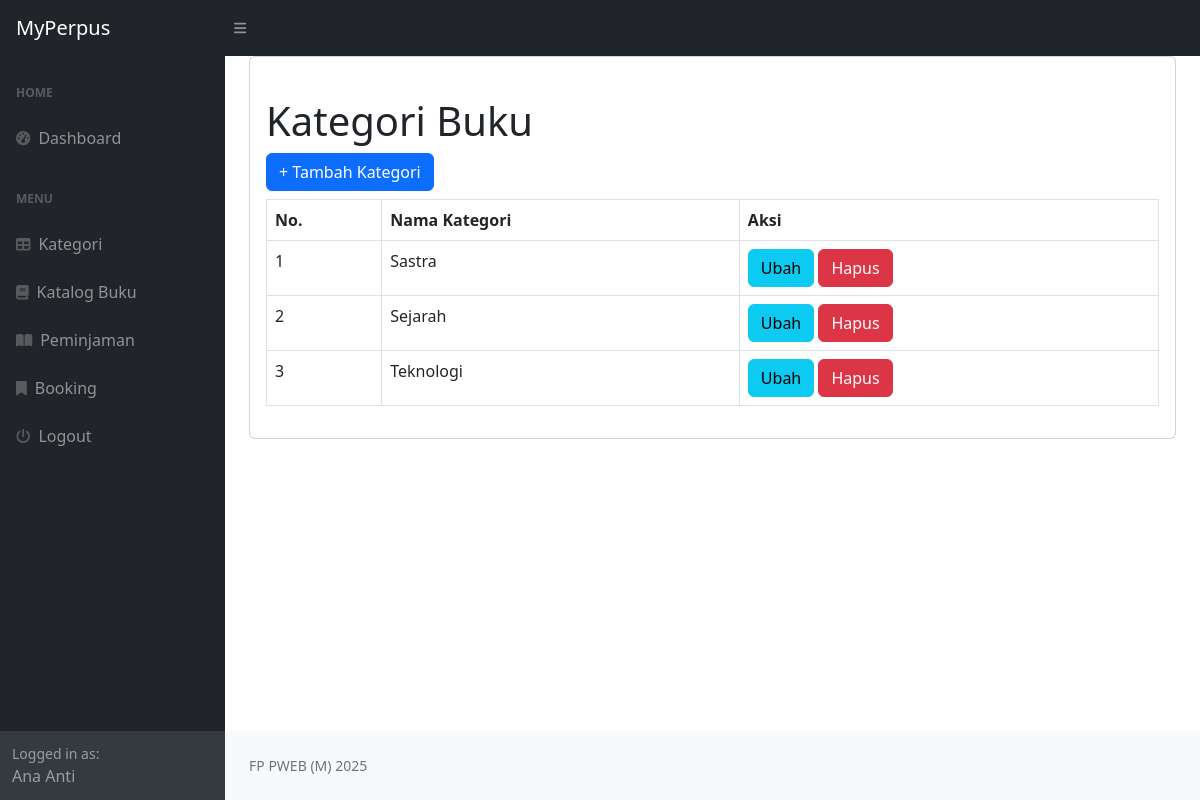
Page /index.php?page=kategori (signed in) on the earlier database version.
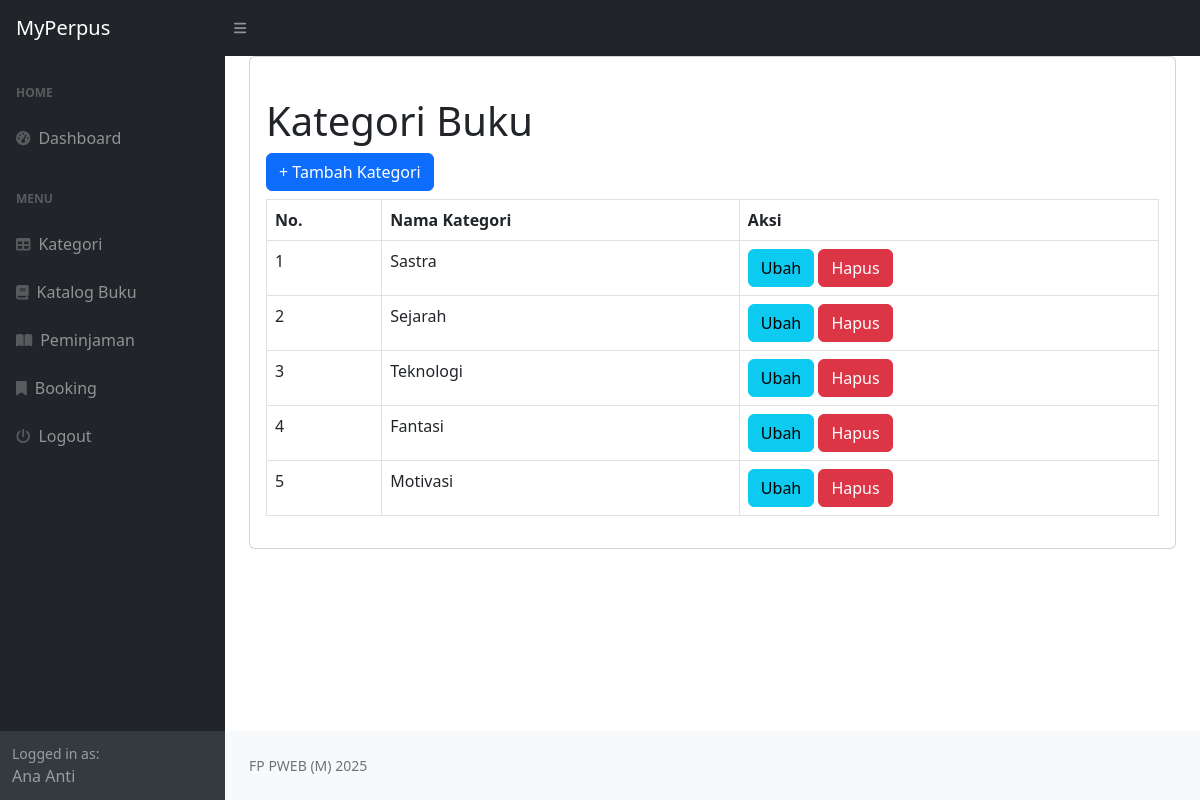
Same page on the later database version.
### tables this page shows
CREATE TABLE `kategori_buku` (
  `id_kategori` int(11) NOT NULL,
  `kategori` varchar(255) DEFAULT NULL
);

### kategori.php (the view, shortened to what this page needs)
<div class="card">
    <div class="card-body">
        <h1 class="mt-4">Kategori Buku</h1>
        <div class="row">
            <div class="col-md-12">
                <a href="?page=kategori_tambah" class="btn btn-primary mb-2">+ Tambah Kategori</a>
                <table class="table table-bordered" id="dataTable" width="100%" cellspacing="0">
                    <tr>
                        <th>No.</th>
                        <th>Nama Kategori</th>
                        <th>Aksi</th>
                    </tr>
                    <?php
                    $i = 1;
                        $query = mysqli_query($koneksi, "SELECT * FROM kategori_buku");
                        while($data = mysqli_fetch_array($query)) {
                            ?>
                            <tr>
                                <td><?php echo $i++; ?></td>
                                <td><?php echo $data['kategori']; ?></td>
                                <td>
                                    <a href="?page=kategori_ubah&&id=<?php echo $data['id_kategori']; ?>" class="btn btn-info">Ubah</a>
                                    <a onclick="return confirm('Apakah anda yakin ingin menghapus kategori?');" href="?page=kategori_hapus&&id=<?php echo $data['id_kategori']; ?>" class="btn btn-danger">Hapus</a>
                                </td>
                            </tr>
                            <?php
                        }
                    ?>
                </table>
            </div>
        </div>
    </div>
</div>

Differences in the rows shown:
added kategori_buku: kategori "Fantasi"
added kategori_buku: kategori "Motivasi"
